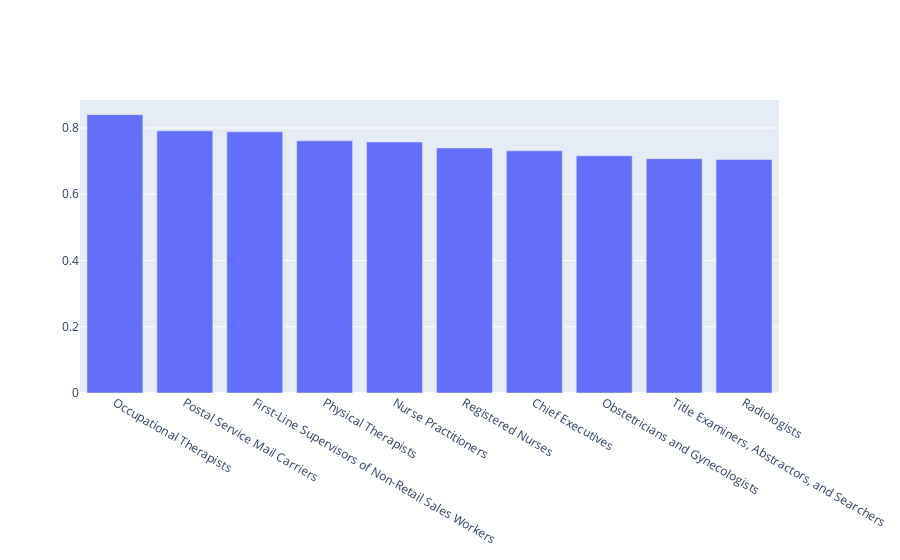

Notebook code for this chart:
### Code cell
distribution(occ_alg1)

### Figure 1 — Plotly figure (JSON) as saved in the notebook; plotly's stock layout.template omitted (floating-point values rounded to 4 significant figures)
{"data": [{"textposition": "auto", "type": "bar", "x": ["Occupational Therapists", "Postal Service Mail Carriers", "First-Line Supervisors of Non-Retail Sales Workers", "Physical Therapists", "Nurse Practitioners", "Registered Nurses", "Chief Executives", "Obstetricians and Gynecologists", "Title Examiners, Abstractors, and Searchers", "Radiologists", "Anesthesiologists", "Nurse Midwives", "Statisticians", "Aerospace Engineers", "Pediatricians, General", "Dermatologists", "Special Education Teachers, Middle School", "Floor Sanders and Finishers", "Drywall and Ceiling Tile Installers", "First-Line Supervisors of Retail Sales Workers", "Receptionists and Information Clerks", "First-Line Supervisors of Housekeeping and Janitorial Workers", "Hosts and Hostesses, Restaurant, Lounge, and Coffee Shop", "First-Line Supervisors of Landscaping, Lawn Service, and Groundskeeping Workers", "Nursing Assistants", "Payroll and Timekeeping Clerks", "Dining Room and Cafeteria Attendants and Bartender Helpers", "Neurologists", "Food Preparation Workers", "Mathematicians"], "y": [0.8402, 0.7913, 0.7885, 0.7613, 0.7578, 0.7396, 0.7312, 0.7163, 0.7074, 0.7051]}], "layout": {"barmode": "stack", "xaxis": {"categoryorder": "total descending"}}}
